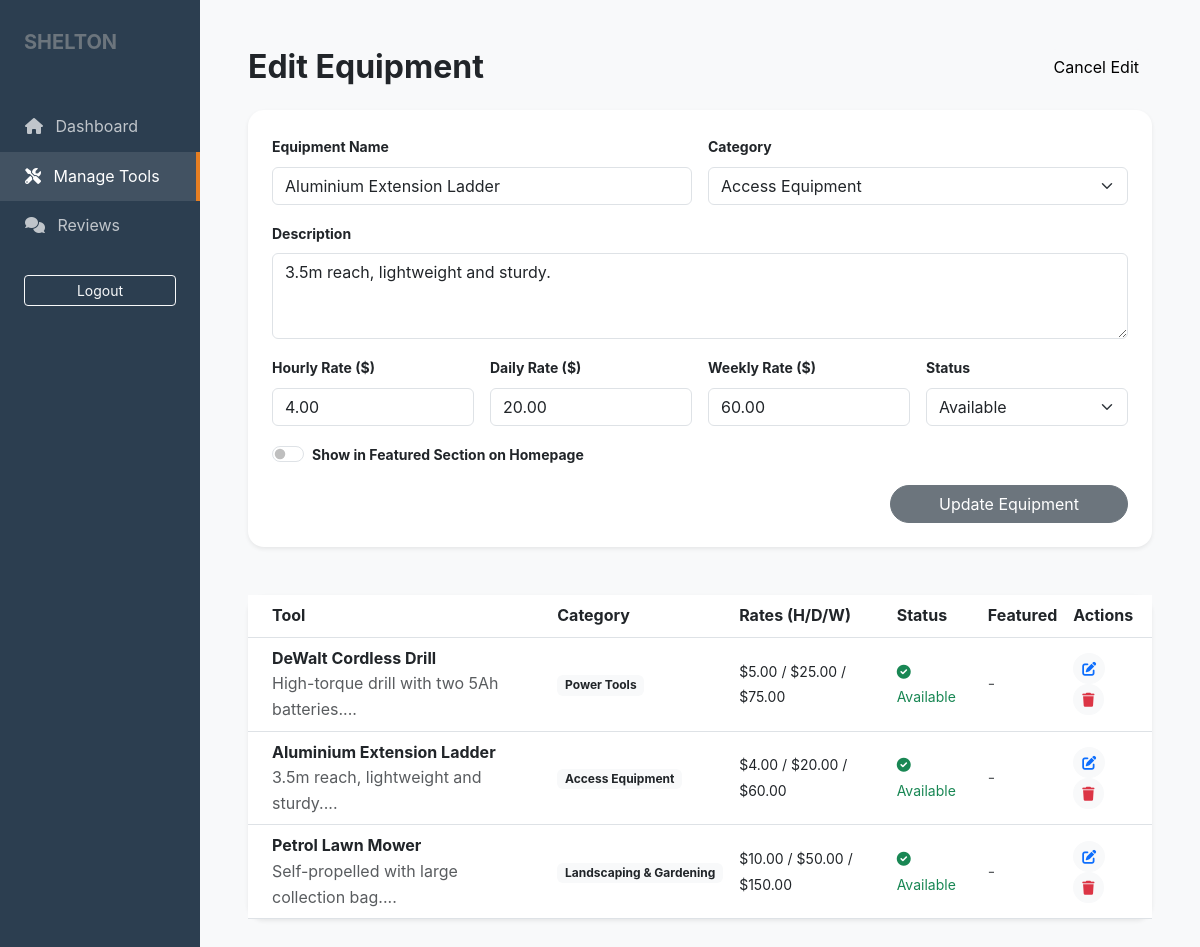
Page /admin/manage-tools.php?edit=2 (signed in) on the committed database.
### tables this page shows
CREATE TABLE IF NOT EXISTS tools (
    id INT AUTO_INCREMENT PRIMARY KEY,
    category_id INT,
    name VARCHAR(255) NOT NULL,
    description TEXT,
    hourly_price DECIMAL(10, 2) NOT NULL,
    daily_price DECIMAL(10, 2) NOT NULL,
    weekly_price DECIMAL(10, 2) NOT NULL,
    availability_status ENUM('Available', 'Rented', 'Maintenance') DEFAULT 'Available',
    featured BOOLEAN DEFAULT FALSE,
    image_path VARCHAR(255),
    created_at TIMESTAMP DEFAULT CURRENT_TIMESTAMP,
    FOREIGN KEY (category_id) REFERENCES categories(id) ON DELETE SET NULL
);

CREATE TABLE IF NOT EXISTS categories (
    id INT AUTO_INCREMENT PRIMARY KEY,
    name VARCHAR(100) NOT NULL,
    description TEXT
);

### includes/functions.php (called while the page is built, shortened)
<?php
function h($string) {
    return htmlspecialchars($string, ENT_QUOTES, 'UTF-8');
}
?>

### admin/manage-tools.php (the view, shortened to what this page needs)
<?php
require_once '../config/database.php';
require_once '../includes/functions.php';
$tools = $pdo->query("SELECT t.*, c.name as category_name FROM tools t JOIN categories c ON t.category_id = c.id ORDER BY t.created_at DESC")->fetchAll();
$categories = $pdo->query("SELECT * FROM categories")->fetchAll();
$editTool = null;
if (isset($_GET['edit'])) {
    $stmt = $pdo->prepare("SELECT * FROM tools WHERE id = ?");
    $stmt->execute([$_GET['edit']]);
    $editTool = $stmt->fetch();
}
?>
<!DOCTYPE html>
<html lang="en">
<head>
    <link href="https://cdn.jsdelivr.net/npm/bootstrap@5.3.0/dist/css/bootstrap.min.css" rel="stylesheet">
    <link rel="stylesheet" href="https://cdnjs.cloudflare.com/ajax/libs/font-awesome/6.0.0/css/all.min.css">
    <link rel="stylesheet" href="../assets/css/style.css">
</head>
<body class="bg-light">
<div class="container-fluid">
    <div class="row">
        <nav class="col-md-2 admin-sidebar px-0">
            <div class="px-4 mb-5">
                <h5 class="fw-bold text-secondary">SHELTON</h5>
            </div>
            <a href="dashboard.php" class="admin-nav-link"><i class="fas fa-home me-2"></i> Dashboard</a>
            <a href="manage-tools.php" class="admin-nav-link active"><i class="fas fa-tools me-2"></i> Manage Tools</a>
            <a href="moderate-reviews.php" class="admin-nav-link"><i class="fas fa-comments me-2"></i> Reviews</a>
            <div class="mt-auto p-4">
                <a href="../logout.php" class="btn btn-outline-light btn-sm w-100">Logout</a>
            </div>
        </nav>
        <main class="col-md-10 p-5">
            <div class="d-flex justify-content-between align-items-center mb-4">
                <h2 class="fw-bold m-0"><?php echo $editTool ? 'Edit Equipment' : 'Equipment Inventory'; ?></h2>
                <?php if (!$editTool): ?>
                    <button class="btn btn-primary rounded-pill" data-bs-toggle="collapse" data-bs-target="#toolForm">
                        <i class="fas fa-plus me-2"></i> Add New Tool
                    </button>
                <?php else: ?>
                    <a href="manage-tools.php" class="btn btn-light rounded-pill">Cancel Edit</a>
                <?php endif; ?>
            </div>
            <div class="collapse <?php echo $editTool ? 'show' : ''; ?> mb-5" id="toolForm">
                <div class="card border-0 shadow-sm rounded-4">
                    <form method="POST" class="card-body p-4">
                        <div class="row g-3">
                            <div class="col-md-6">
                                <label class="form-label small fw-bold">Equipment Name</label>
                                <input type="text" name="name" class="form-control" value="<?php echo $editTool['name'] ?? ''; ?>" required>
                            </div>
                            <div class="col-md-6">
                                <label class="form-label small fw-bold">Category</label>
                                <select name="category_id" class="form-select" required>
                                    <?php foreach ($categories as $cat): ?>
                                        <option value="<?php echo $cat['id']; ?>" <?php echo (isset($editTool['category_id']) && $editTool['category_id'] == $cat['id']) ? 'selected' : ''; ?>>
                                            <?php echo h($cat['name']); ?>
                                        </option>
                                    <?php endforeach; ?>
                                </select>
                            </div>
                            <div class="col-12">
                                <label class="form-label small fw-bold">Description</label>
                                <textarea name="description" class="form-control" rows="3" required><?php echo $editTool['description'] ?? ''; ?></textarea>
                            </div>
                            <div class="col-md-3">
                                <label class="form-label small fw-bold">Hourly Rate ($)</label>
                                <input type="number" step="0.01" name="hourly_price" class="form-control" value="<?php echo $editTool['hourly_price'] ?? ''; ?>" required>
                            </div>
                            <div class="col-md-3">
                                <label class="form-label small fw-bold">Daily Rate ($)</label>
                                <input type="number" step="0.01" name="daily_price" class="form-control" value="<?php echo $editTool['daily_price'] ?? ''; ?>" required>
                            </div>
                            <div class="col-md-3">
                                <label class="form-label small fw-bold">Weekly Rate ($)</label>
                                <input type="number" step="0.01" name="weekly_price" class="form-control" value="<?php echo $editTool['weekly_price'] ?? ''; ?>" required>
                            </div>
                            <div class="col-md-3">
                                <label class="form-label small fw-bold">Status</label>
                                <select name="availability_status" class="form-select">
                                    <option value="Available" <?php echo (isset($editTool['availability_status']) && $editTool['availability_status'] == 'Available') ? 'selected' : ''; ?>>Available</option>
                                </select>
                            </div>
                            <div class="col-12">
                                <div class="form-check form-switch">
                                    <input class="form-check-input" type="checkbox" name="featured" id="featSwitch" <?php echo (isset($editTool['featured']) && $editTool['featured']) ? 'checked' : ''; ?>>
                                    <label class="form-check-label small fw-bold" for="featSwitch">Show in Featured Section on Homepage</label>
                                </div>
                            </div>
                            <div class="col-12 text-end">
                                <button type="submit" class="btn btn-secondary px-5 rounded-pill">
                                    <?php echo $editTool ? 'Update Equipment' : 'Add to Inventory'; ?>
                                </button>
                            </div>
                        </div>
                    </form>
                </div>
            </div>
            <div class="card border-0 shadow-sm rounded-4">
                <div class="table-responsive">
                    <table class="table table-hover align-middle mb-0">
                        <thead class="bg-light">
                            <tr>
                                <th class="px-4">Tool</th>
                                <th>Category</th>
                                <th>Rates (H/D/W)</th>
                                <th>Status</th>
                                <th>Featured</th>
                                <th>Actions</th>
                            </tr>
                        </thead>
                        <tbody>
                            <?php foreach ($tools as $t): ?>
                            <tr>
                                <td class="px-4">
                                    <div class="fw-bold"><?php echo h($t['name']); ?></div>
                                    <div class="text-muted x-small"><?php echo h(substr($t['description'], 0, 50)); ?>...</div>
                                </td>
                                <td><span class="badge bg-light text-dark"><?php echo h($t['category_name']); ?></span></td>
                                <td>
                                    <span class="small">$<?php echo $t['hourly_price']; ?> / $<?php echo $t['daily_price']; ?> / $<?php echo $t['weekly_price']; ?></span>
                                </td>
                                <td>
                                    <?php if ($t['availability_status'] == 'Available'): ?>
                                        <span class="text-success small"><i class="fas fa-check-circle me-1"></i> Available</span>
                                    <?php else: ?>
                                        <span class="text-danger small"><i class="fas fa-times-circle me-1"></i> <?php echo h($t['availability_status']); ?></span>
                                    <?php endif; ?>
                                </td>
                                <td>
                                    <?php if ($t['featured']): ?>
                                        <i class="fas fa-star text-warning"></i>
                                    <?php else: ?>
                                        <span class="text-muted">-</span>
                                    <?php endif; ?>
                                </td>
                                <td>
                                    <a href="?edit=<?php echo $t['id']; ?>" class="btn btn-light btn-sm rounded-circle me-2"><i class="fas fa-edit text-primary"></i></a>
                                    <a href="?delete=<?php echo $t['id']; ?>" class="btn btn-light btn-sm rounded-circle" onclick="return confirm('Delete this tool?')"><i class="fas fa-trash text-danger"></i></a>
                                </td>
                            </tr>
                            <?php endforeach; ?>
                        </tbody>
                    </table>
                </div>
            </div>
        </main>
    </div>
</div>
</body>
</html>

### assets/css/style.css (style rules this page uses)
:root { --primary: #2c3e50; --secondary: #e67e22; --accent: #3498db; --light: #f8f9fa; --dark: #212529; --success: #27ae60; --warning: #f1c40f; --danger: #e74c3c; --glass: rgba(255, 255, 255, 0.9); }
body { font-family: 'Inter', 'Segoe UI', Tahoma, Geneva, Verdana, sans-serif; background-color: #f4f7f6; color: var(--dark); line-height: 1.6; }
.admin-sidebar { background: var(--primary); min-height: 100vh; color: white; padding: 30px 0; }
.admin-nav-link { color: rgba(255,255,255,0.7); padding: 12px 25px; display: block; text-decoration: none; transition: all 0.2s; }
.admin-nav-link:hover, .admin-nav-link.active { background: rgba(255,255,255,0.1); color: white; border-right: 4px solid var(--secondary); }

### rows in the picture
tools: name "Aluminium Extension Ladder", category_id "Access Equipment", description "3.5m reach, lightweight and sturdy.", hourly_price "4.00", daily_price "20.00", weekly_price "60.00", availability_status "Available", category.name "Access Equipment"
tools: name "DeWalt Cordless Drill", description "High-torque drill with two 5Ah batteries.", category.name "Power Tools", hourly_price "5.00", daily_price "25.00", weekly_price "75.00", availability_status "Available" (drawn)
tools: name "Petrol Lawn Mower", description "Self-propelled with large collection bag.", category.name "Landscaping & Gardening", hourly_price "10.00", daily_price "50.00", weekly_price "150.00", availability_status "Available" (drawn)
